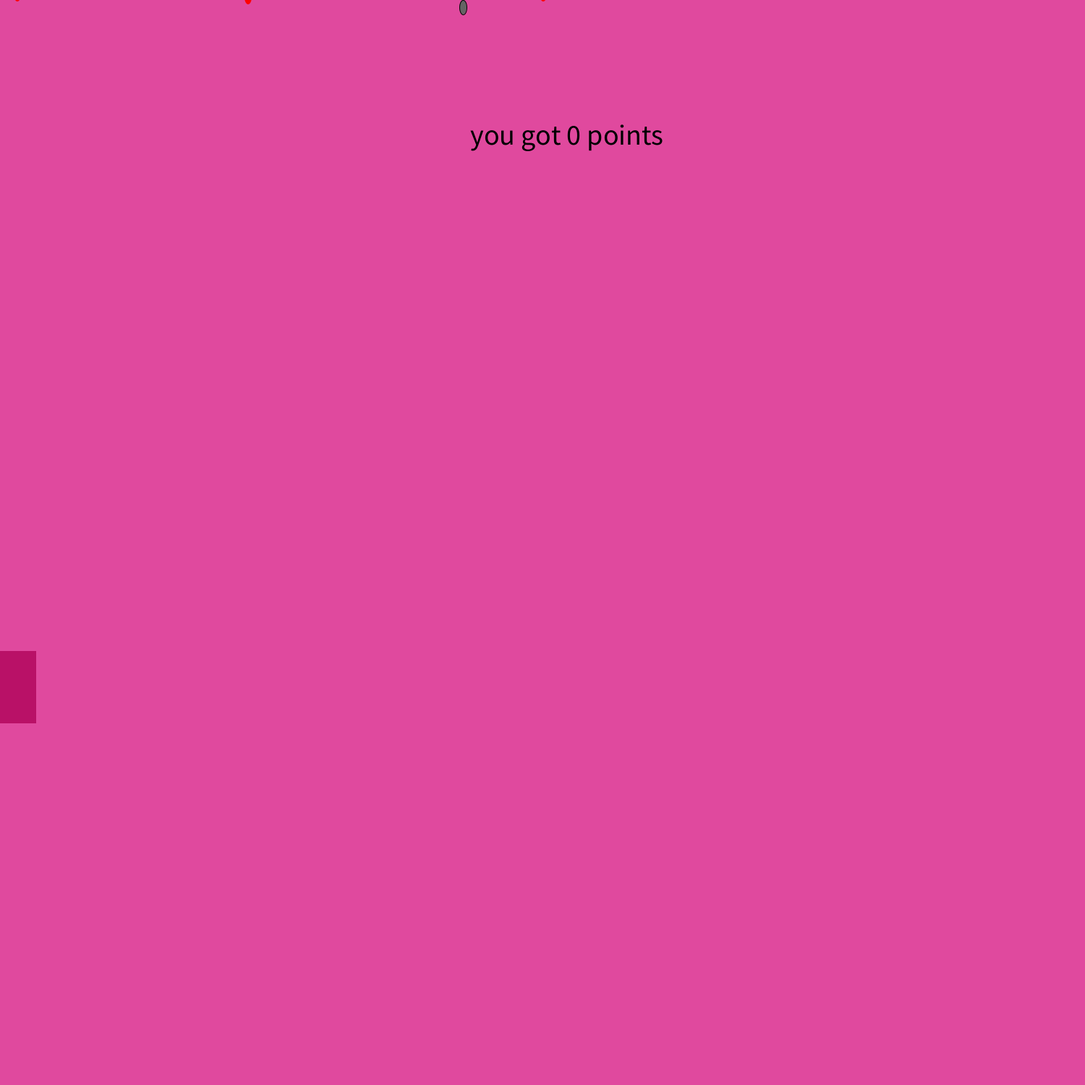
Frame 1 (no input)
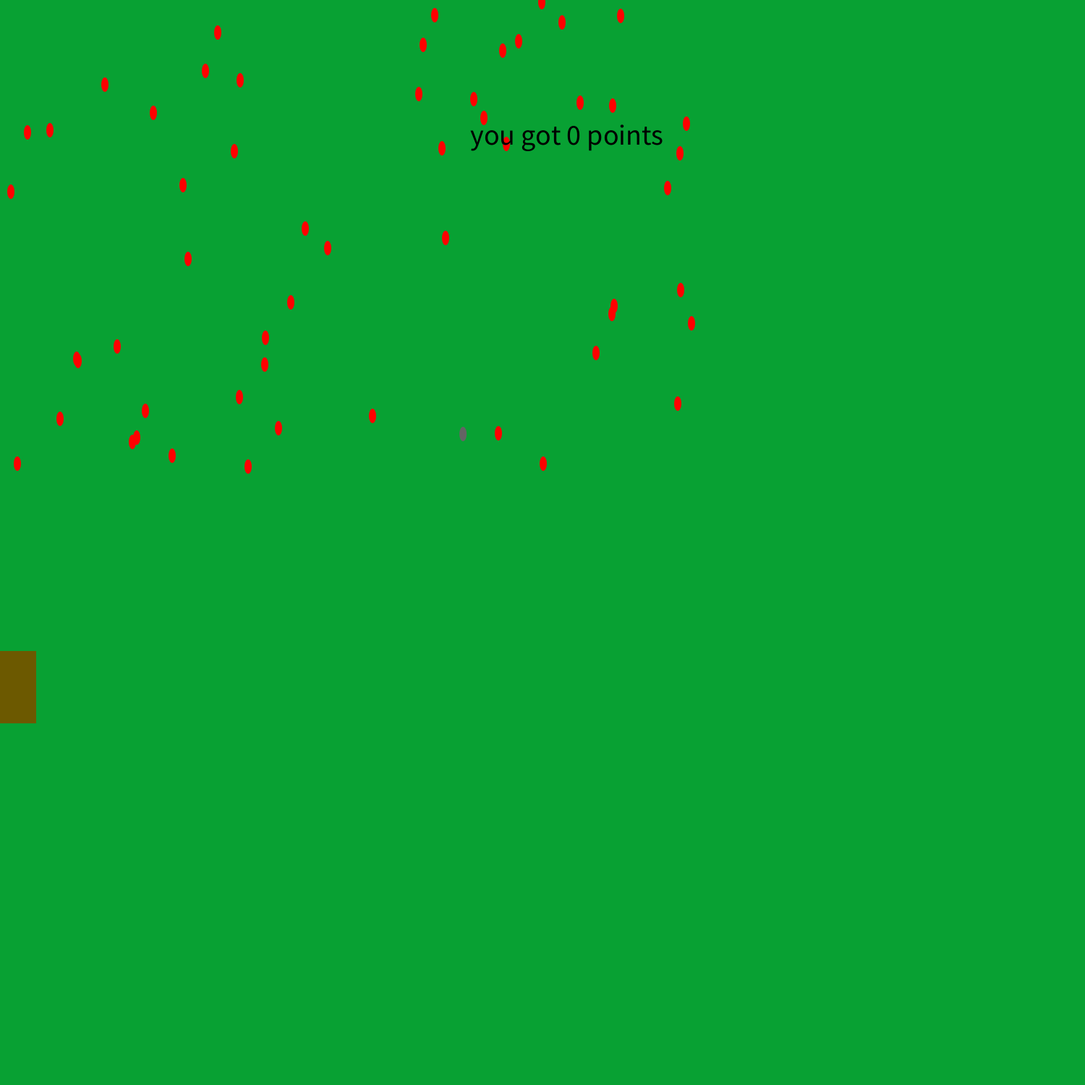
Frame 60 (the mouse pressed at the canvas centre just before this capture)
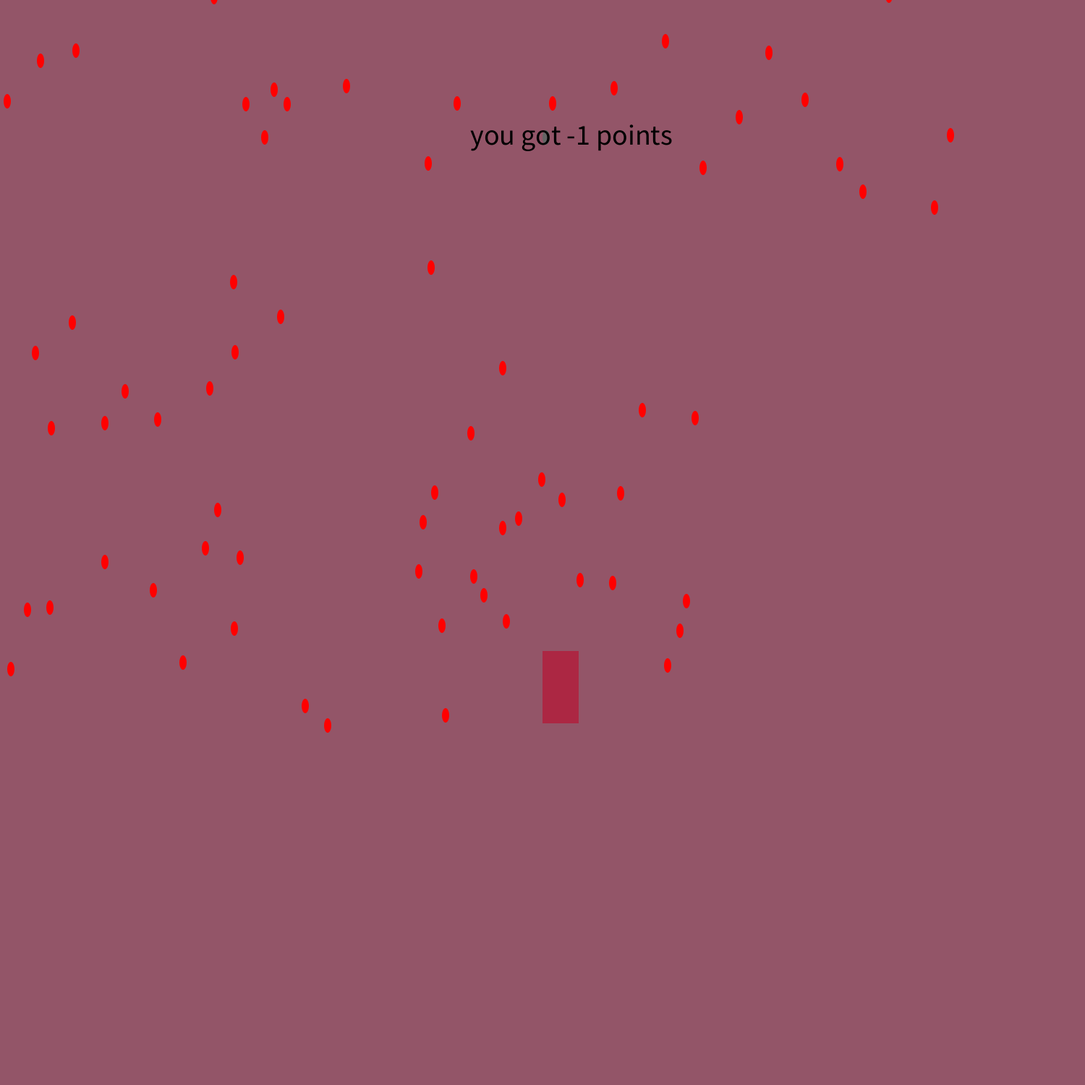
Frame 120 (the mouse held since frame 60 and released just before this capture)

The Processing sketch that drew these frames (run headless with seeded random() and noise(); from frame 60 on, the mouse is pressed at the canvas centre):

// Processing sketch: rain_game_
// ── rain_game_.pde
int position = 0;
float xposition = random(990);
int score = 0;
ArrayList<Integer> xPositions = new ArrayList<Integer>();
ArrayList<Integer> yPositions = new ArrayList<Integer>();
int drops = 70;
int speed = 11;

void setup() {
  size(1500, 1500);
  
  for (int i = 0; i < drops; i++)
  {
    yPositions.add((int) random(-1000));
    xPositions.add((int) random(990));
  }
}
void draw() {
  if (score==10) {
    background(random(255), random(255), random(255));
    textSize(50);
    text("You Won",500,500);
  } else {
    
    position+=10;
    background(random(255),random(255),random(255));
    fill(100, 100, 100);
    ellipse(xposition, position, 10, 20);

    noStroke();
    fill (random(255), random(255), random(255));
    rect(mouseX, 900, 50, 100);

    for (int i = 0; i < drops; i++)
    {
      int number = yPositions.get(i);
      yPositions.add(i, number + speed);
      yPositions.remove(i + 1);
      fill (255, 0, 0);
      noStroke();
      ellipse(xPositions.get(i), yPositions.get(i), 10, 20);
    }

    if (position > 1000)
    {
      position=0;
      xposition=random(950);
      score--;
    }

    for (int i = 0; i < drops; i++)
    {
      if (yPositions.get(i) >= 1000)
      {
        yPositions.add(i, (int) random(-100));
        yPositions.remove(i + 1);
        xPositions.add(i, (int) random(1400));
        xPositions.remove(i + 1);
      }
    }

    if (position>=900) {
      checkCatch((int)xposition);
    }
    fill(0,0,0);
    textSize(40);
    text("you got " + score + " points", 650, 200);
  }
}
void checkCatch(int x) {
  if (x > mouseX && x < mouseX+50) {
    score++;
    position=0;
    xposition=random(950);
  }
}
